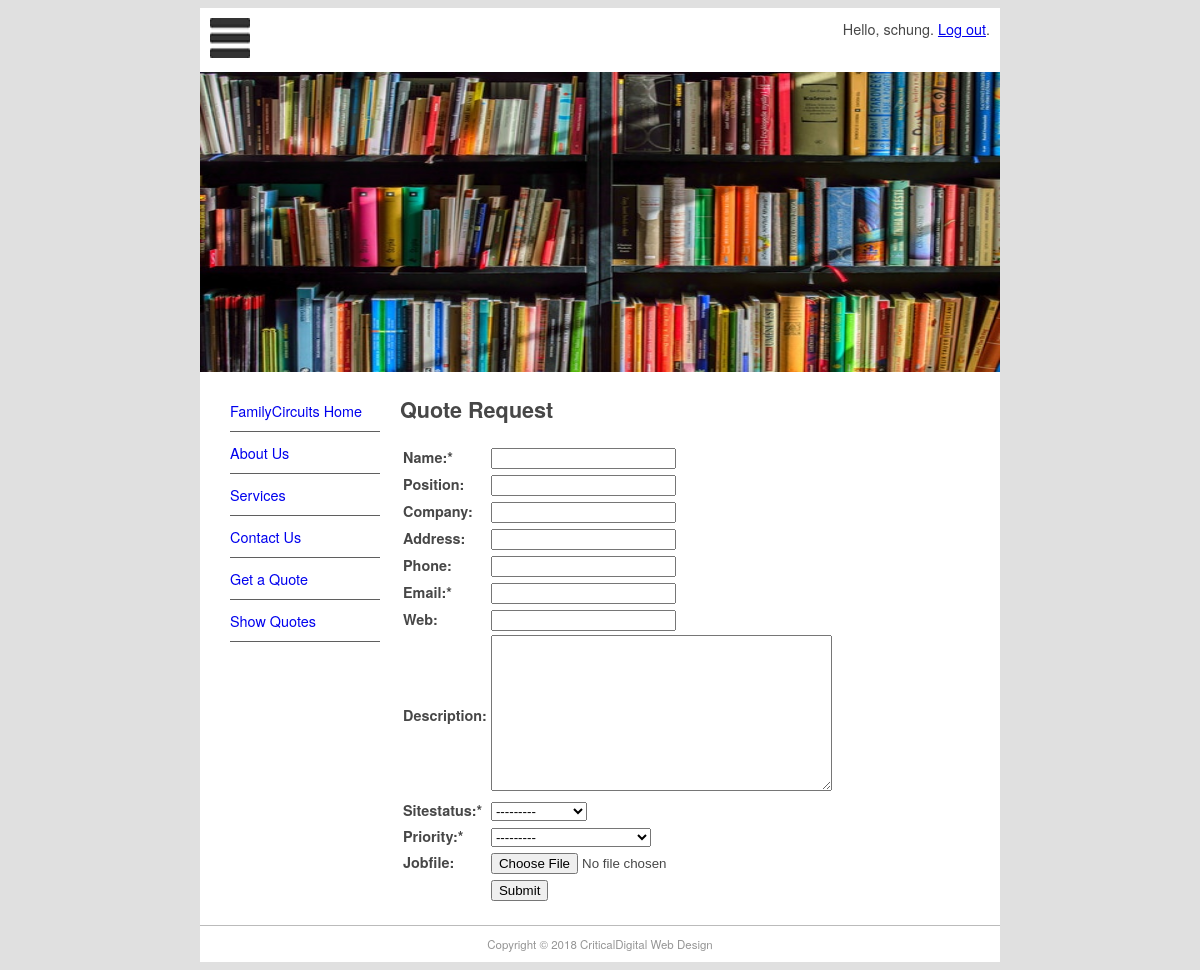
The page /quote/ (signed in) on the database its author committed.
### pages/models.py (models this page shows, shortened)
class Page(models.Model):
    page_name = models.CharField(max_length=100)
    permalink = models.CharField(max_length=12,unique=True)
    update_date = models.DateTimeField('Last Updated')
    body_text = models.TextField('Page Content',blank=True)
    class Meta:
        verbose_name = 'Page'
        verbose_name_plural = 'Pages'

### quotes/views.py (the view)
# urls.py: path('',views.quote_req, name= 'quote-request'),
@login_required(login_url=reverse_lazy('login'))
def quote_req(request):
    submitted = False
    if request.method == 'POST':
        form = QuoteForm(request.POST, request.FILES)
        if form.is_valid():
            quote = form.save(commit=False)
            try:
                quote.username = request.user
            except Exception:
                pass
            quote.save()
        return HttpResponseRedirect('/quote/?submitted=True')
    else:
            form = QuoteForm()
            if 'submitted' in request.GET:
                submitted = True
    return render(request, 'quotes/quote.html',{'form':form, 'page_list': Page.objects.all(),'submitted':submitted})

### quotes/forms.py (shortened to what this page needs)
class QuoteForm(forms.ModelForm):
    required_css_class = 'required'
    class Meta:
        model = Quote
        fields = [
            'name','position','company','address','phone','email','web',
            'description','sitestatus','priority','jobfile'
        ]
    def __init__(self, *args, **kwargs):
        super(QuoteForm, self).__init__(*args, **kwargs)

### quotes/templates/quotes/quote.html (shortened to what this page needs)
{% extends "base.html" %}
{% block sidenav %}
    {% for page in page_list %}
        <li><a href="{{ page.permalink }}">{{ page.page_name }}</a></li>
    {% endfor %}
{% endblock sidenav %}
{% block content %}
<h1>Quote Request</h1>
{% if submitted %}
    <p class="success">
        Your quote was submitted successfully. Thank you.
    </p>
{% else %}
    <form action="" enctype="multipart/form-data" method="POST" novalidate>
    <table>
        {{ form.as_table }}
        <tr>
            <td>&nbsp;</td>
            <td><input type="submit" value="Submit"></td>
        </tr>
    </table>
    </form>
    <br>
{% endif %}
{% endblock content %}

### mfdw_site/templates/base.html (shortened to what this page needs)
{% load static %}
<!doctype html>
<html>
<head>
  <link href="{% static 'main.css' %}" rel="stylesheet" type="text/css">
</head>
<body>
  <div id="wrapper">
    <header id="header">
      <div id="logo"><img src="{% static 'logo.jpg' %}" height='40' width='40'/>
        <span style="float: right;">
          {% if user.is_authenticated %}
          Hello, {{ user.username }}. <a href="{% url 'logout' %}?next=/">Log out</a>.
          {% else %}
          Not logged in. <a href="{% url 'login' %}?next=/">Log in</a>.
          {% endif %}
        </span>
      </div>
      <div id="topbanner"><img src="{% static 'top_banner.png' %}" width="800" height="300" alt=""/></div>
    </header>
    <aside id="leftsidebar">
      <nav id="nav">
        <ul>
          {% block sidenav %}{% endblock sidenav %}
          <li> <a href="/contact">Contact Us</a></li>
          <li> <a href="/quote/">Get a Quote</a></li>
          <li><a href="/quote/show">Show Quotes</a></li>
        </ul>
      </nav>
    </aside>
    <section id="main">
      {% block content %}{% endblock content %}
    </section>
    <footer id="footer">Copyright &copy; 2018 CriticalDigital Web Design</footer>
  </div>
</body>
</html>

### mfdw_site/static/main.css (style rules this page uses)
#header { border-style: none; width: 800px; height: auto; }
#wrapper { margin-top: 0px; margin-left: auto; margin-right: auto; background-color: #FFFFFF; width: 800px; }
body { background-color: #E0E0E0; font-family: Gotham, "Helvetica Neue", Helvetica, Arial, sans-serif; font-size: 0.9em; text-align: justify; color: #474747; }
#footer { text-align: center; font-size: 0.8em; margin-top: 5px; padding-top: 10px; padding-bottom: 10px; background-color: #FFFFFF; border-top: thin solid #BBBBBB; clear: both; color: #969696; }
#nav li { padding-top: 10px; padding-bottom: 10px; font-size: 1em; list-style-type: none; border-bottom: thin solid #5F5F5F; color: #4C4C4C; left: 0px; list-style-position: inside; margin-left: -10px; }
#nav li a { text-decoration: none; }
#leftsidebar { width: 180px; height: 350px; float: left; }
#main { width: 560px; float: left; margin-left: 20px; margin-right: 10px; padding-right: 10px; }
#logo { padding: 10px; }
.required label:after { content: "*"; }

### rows shown on the page
Page: page_name "FamilyCircuits Home"
Page: page_name "About Us"
Page: page_name "Services"

### other values the page prints
{{ user.username }} "schung"
